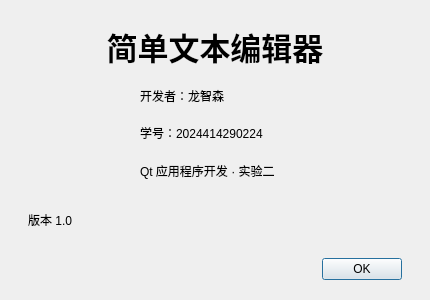
<?xml version="1.0" encoding="UTF-8"?>
<ui version="4.0">
 <class>AboutDialog</class>
 <widget class="QDialog" name="AboutDialog">
  <property name="windowTitle"><string>关于简单文本编辑器</string></property>
  <property name="windowIcon"><iconset resource="resources.qrc"><normaloff>:/icons/editor.svg</normaloff>:/icons/editor.svg</iconset></property>
  <property name="minimumSize"><size><width>430</width><height>300</height></size></property>
  <layout class="QVBoxLayout" name="verticalLayout">
   <property name="spacing"><number>16</number></property>
   <property name="leftMargin"><number>28</number></property>
   <property name="topMargin"><number>24</number></property>
   <property name="rightMargin"><number>28</number></property>
   <property name="bottomMargin"><number>20</number></property>
   <item><widget class="QLabel" name="titleLabel">
    <property name="font"><font><pointsize>23</pointsize><bold>true</bold></font></property>
    <property name="text"><string>简单文本编辑器</string></property>
    <property name="alignment"><set>Qt::AlignCenter</set></property>
   </widget></item>
   <item><layout class="QHBoxLayout" name="detailsLayout">
    <item><widget class="QLabel" name="iconLabel"><property name="minimumSize"><size><width>96</width><height>96</height></size></property><property name="pixmap"><pixmap resource="resources.qrc">:/icons/editor.svg</pixmap></property><property name="scaledContents"><bool>true</bool></property><property name="maximumSize"><size><width>96</width><height>96</height></size></property></widget></item>
    <item><layout class="QVBoxLayout" name="infoLayout">
     <item><widget class="QLabel" name="developerLabel"><property name="text"><string>开发者：龙智森</string></property></widget></item>
     <item><widget class="QLabel" name="studentLabel"><property name="text"><string>学号：2024414290224</string></property></widget></item>
     <item><widget class="QLabel" name="courseLabel"><property name="text"><string>Qt 应用程序开发 · 实验二</string></property></widget></item>
    </layout></item>
   </layout></item>
   <item><widget class="QLabel" name="versionLabel"><property name="text"><string>版本 1.0</string></property></widget></item>
   <item><widget class="QDialogButtonBox" name="buttonBox"><property name="standardButtons"><set>QDialogButtonBox::Ok</set></property></widget></item>
  </layout>
 </widget>
 <resources><include location="resources.qrc"/></resources>
 <connections/>
</ui>
